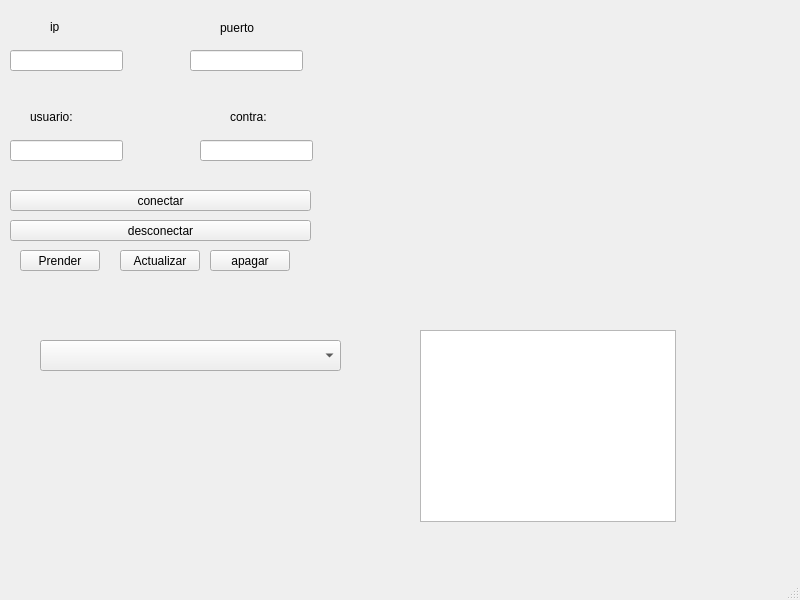
<?xml version="1.0" encoding="UTF-8"?>
<ui version="4.0">
 <class>MainWindow</class>
 <widget class="QMainWindow" name="MainWindow">
  <property name="geometry">
   <rect>
    <x>0</x>
    <y>0</y>
    <width>800</width>
    <height>600</height>
   </rect>
  </property>
  <property name="windowTitle">
   <string>MainWindow</string>
  </property>
  <widget class="QWidget" name="centralwidget">
   <widget class="QLabel" name="label">
    <property name="geometry">
     <rect>
      <x>50</x>
      <y>20</y>
      <width>47</width>
      <height>13</height>
     </rect>
    </property>
    <property name="text">
     <string>ip</string>
    </property>
   </widget>
   <widget class="QLabel" name="label_2">
    <property name="geometry">
     <rect>
      <x>220</x>
      <y>20</y>
      <width>47</width>
      <height>16</height>
     </rect>
    </property>
    <property name="text">
     <string>puerto</string>
    </property>
   </widget>
   <widget class="QLabel" name="label_3">
    <property name="geometry">
     <rect>
      <x>30</x>
      <y>110</y>
      <width>47</width>
      <height>13</height>
     </rect>
    </property>
    <property name="text">
     <string>usuario:</string>
    </property>
   </widget>
   <widget class="QLabel" name="label_4">
    <property name="geometry">
     <rect>
      <x>230</x>
      <y>110</y>
      <width>47</width>
      <height>13</height>
     </rect>
    </property>
    <property name="text">
     <string>contra:</string>
    </property>
   </widget>
   <widget class="QLineEdit" name="lineip">
    <property name="geometry">
     <rect>
      <x>10</x>
      <y>50</y>
      <width>113</width>
      <height>21</height>
     </rect>
    </property>
   </widget>
   <widget class="QLineEdit" name="linepuerto">
    <property name="geometry">
     <rect>
      <x>190</x>
      <y>50</y>
      <width>113</width>
      <height>21</height>
     </rect>
    </property>
   </widget>
   <widget class="QLineEdit" name="lineuser">
    <property name="geometry">
     <rect>
      <x>10</x>
      <y>140</y>
      <width>113</width>
      <height>21</height>
     </rect>
    </property>
   </widget>
   <widget class="QLineEdit" name="linecontra">
    <property name="geometry">
     <rect>
      <x>200</x>
      <y>140</y>
      <width>113</width>
      <height>21</height>
     </rect>
    </property>
   </widget>
   <widget class="QPushButton" name="bconectar">
    <property name="geometry">
     <rect>
      <x>10</x>
      <y>190</y>
      <width>301</width>
      <height>21</height>
     </rect>
    </property>
    <property name="text">
     <string>conectar</string>
    </property>
   </widget>
   <widget class="QPushButton" name="bdesconectar">
    <property name="geometry">
     <rect>
      <x>10</x>
      <y>220</y>
      <width>301</width>
      <height>21</height>
     </rect>
    </property>
    <property name="text">
     <string>desconectar</string>
    </property>
   </widget>
   <widget class="QTableWidget" name="tabla">
    <property name="geometry">
     <rect>
      <x>420</x>
      <y>330</y>
      <width>256</width>
      <height>192</height>
     </rect>
    </property>
   </widget>
   <widget class="QPushButton" name="bactualizar">
    <property name="geometry">
     <rect>
      <x>120</x>
      <y>250</y>
      <width>80</width>
      <height>21</height>
     </rect>
    </property>
    <property name="text">
     <string>Actualizar</string>
    </property>
   </widget>
   <widget class="QLabel" name="widget">
    <property name="geometry">
     <rect>
      <x>410</x>
      <y>50</y>
      <width>281</width>
      <height>221</height>
     </rect>
    </property>
   </widget>
   <widget class="QPushButton" name="bprender">
    <property name="geometry">
     <rect>
      <x>20</x>
      <y>250</y>
      <width>80</width>
      <height>21</height>
     </rect>
    </property>
    <property name="text">
     <string>Prender</string>
    </property>
   </widget>
   <widget class="QPushButton" name="bapagar">
    <property name="geometry">
     <rect>
      <x>210</x>
      <y>250</y>
      <width>80</width>
      <height>21</height>
     </rect>
    </property>
    <property name="text">
     <string>apagar</string>
    </property>
   </widget>
   <widget class="QComboBox" name="comboBox">
    <property name="geometry">
     <rect>
      <x>40</x>
      <y>340</y>
      <width>301</width>
      <height>31</height>
     </rect>
    </property>
   </widget>
  </widget>
  <widget class="QMenuBar" name="menubar">
   <property name="geometry">
    <rect>
     <x>0</x>
     <y>0</y>
     <width>800</width>
     <height>20</height>
    </rect>
   </property>
  </widget>
  <widget class="QStatusBar" name="statusbar"/>
 </widget>
 <resources/>
 <connections/>
</ui>
